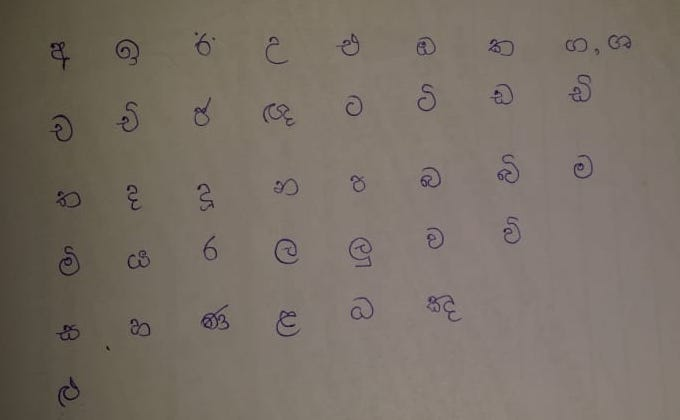
#> input picture imgs/second/wasthi.jpeg, 680 x 420 px
$ python pythoncontourtest.py   (Python 2 division)   (older library calls are emulated)
#> lines starting #> are read from the running program, lines starting #| are printed output that depends on the picture; after the words box and inside, x2 and y2 are one past the last pixel; in counts of white or black regions, pixels touching at a corner belong together
import cv2
import numpy as np
import os


name = 'wasthi'

path = 'imgs/second/'+name+'.jpeg'
img = cv2.imread(path,-1)
#> img is the input picture: shape (420, 680, 3); mean B, G, R 101.8, 111.4, 120.7
orginal = img.copy()
img = cv2.medianBlur(img,7)
# denoised = cv2.medianBlur(img,7)
img2 = img.copy()
# img2 = denoised
# cv2.imshow("original.jpeg",img)

gray = cv2.cvtColor(img2,cv2.COLOR_BGR2GRAY)
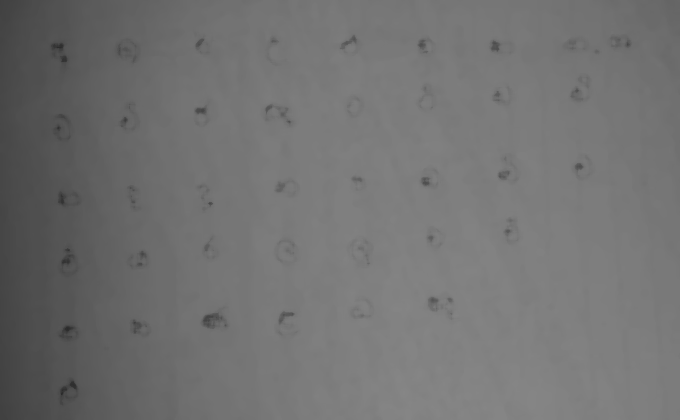
#> gray: shape (420, 680); min 43, max 134, mean 113.8

# ret, threshed_img = cv2.threshold(gray,127,255,cv2.THRESH_BINARY)
threshed_img = cv2.adaptiveThreshold(gray, 255, cv2.ADAPTIVE_THRESH_GAUSSIAN_C, \
                                          cv2.THRESH_BINARY_INV, 11, 2)
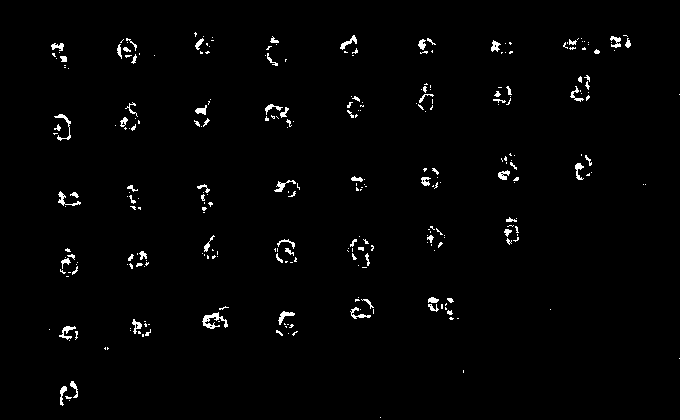
#> threshed_img: shape (420, 680); 1.6% white in thin lines or dots, all inside (x1, y1, x2, y2) = (49, 32, 680, 418)
# cv2.imshow("threshed",threshed_img)

threshed_img = cv2.dilate(threshed_img,(25,1),iterations=10)
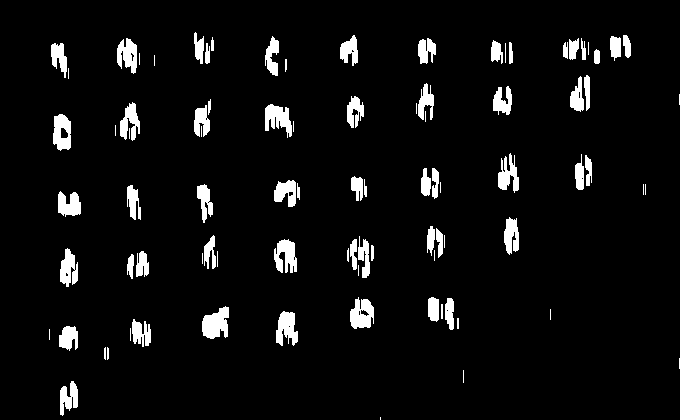
#> threshed_img: shape (420, 680); 5.7% white; 89 white regions (25 under 20 px)

# cv2.imshow("dilated",threshed_img)
image,contours,hier = cv2.findContours(threshed_img,cv2.RETR_TREE,cv2.CHAIN_APPROX_NONE)
#> contours = 103 contours, 44 with area under 20; largest, box (x1, y1, x2, y2) and area: (202, 306, 229, 339) 564, (350, 297, 374, 329) 510, (53, 114, 71, 151) 510, (265, 104, 292, 138) 460, (274, 239, 297, 273) 455

#
# black = np.zeros_like(img)
# cv2.imshow("black.jpg",black)

contours = sorted(contours,key=lambda ctr:cv2.boundingRect(ctr)[0])
#> contours = 103 contours, 44 with area under 20; largest, box (x1, y1, x2, y2) and area: (202, 306, 229, 339) 564, (53, 114, 71, 151) 510, (350, 297, 374, 329) 510, (265, 104, 292, 138) 460, (274, 239, 297, 273) 455

print(contours.__sizeof__().__str__() + "Size")
#| 872Size
index = 0

# print(hier)

rects = []

for cnt in contours:
    sole = hier[0][index][3]
    if cv2.contourArea(cnt) > 50:

        hull = cv2.convexHull(cnt)

        # img3 = img.copy()
        # black2 = black.copy()

        x,y,w,h = cv2.boundingRect(cnt)
        rect = (x,y,w,h)
        rects.append(cv2.boundingRect(cnt))

        # [11 lines of commented-out code are left out]
    index+=1
#> this loop made 103 passes
#> (sole, x, y, w, h) on passes 2, 3, 4, 5, 6, 7, 8, 14, 15, 16, 17, 21: (-1, 51, 43, 16, 35), (-1, 53, 114, 18, 37), (-1, 58, 191, 23, 26), (-1, 59, 326, 19, 25), (-1, 60, 381, 18, 35), (-1, 60, 248, 18, 39), (-1, 60, 127, 9, 12), (-1, 117, 38, 20, 36), (-1, 120, 102, 20, 39), (-1, 127, 254, 7, 25), (-1, 127, 185, 14, 35), (19, 132, 319, 19, 28)
#> sole on passes 1, 9, 10, 11, 12, 13: -1, -1, -1, -1, -1, 11
#> after the loop, index = 103; rects = 51 items, first 6: (51, 43, 16, 35), (53, 114, 18, 37), (58, 191, 23, 26), (59, 326, 19, 25), (60, 381, 18, 35), (60, 248, 18, 39)

# [4 lines of commented-out code are left out]
index = 0
os.mkdir(name,0755)
for (x,y,w,h) in rects:
    print x
    cv2.rectangle(img2,(x,y),(x+w,y+h),(0,255,0),2)
    index+=1
    croped = orginal[y:y+h,x:x+w]
    # cv2.imshow(index.__str__(),croped)
    cv2.imwrite(name+'/'+index.__str__()+'.jpeg',croped)
#> this loop made 51 passes
#> (x, y, w, h) on passes 1 to 12: (51, 43, 16, 35), (53, 114, 18, 37), (58, 191, 23, 26), (59, 326, 19, 25), (60, 381, 18, 35), (60, 248, 18, 39), (60, 127, 9, 12), (117, 38, 20, 36), (120, 102, 20, 39), (127, 254, 7, 25), (127, 185, 14, 35), (132, 319, 19, 28)
#| 51
#| 53
#| 58
#| 59
#| 60
#| 60
#| 60
#| 117
#> (further printed lines are left out)
#> pass 3, `croped = orginal[y:y+h,x:x+w]`:
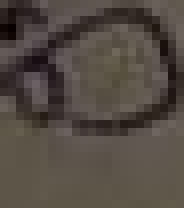
#> croped: shape (26, 23, 3) (shown 8 times larger); mean B, G, R 66.7, 74, 82.8
#> after the loop:
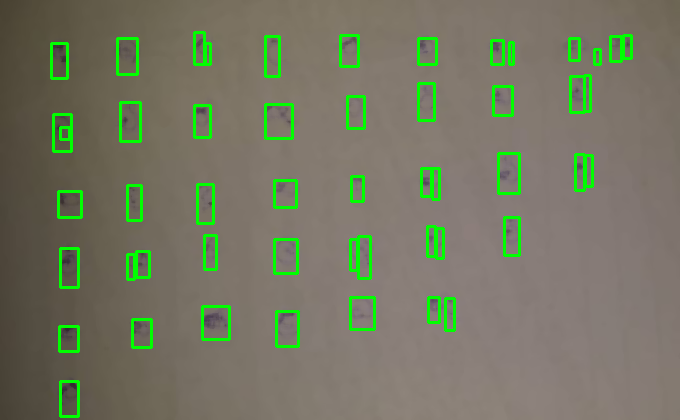
#> img2: shape (420, 680, 3); mean B, G, R 97.6, 118.8, 115.9
#> after the loop, index = 51

# cv2.imshow("original.jpg with",img2)
# cv2.waitKey(0)
# cv2.destroyAllWindows()

$ run again, with imgs/second/deda1.jpeg copied over imgs/second/wasthi.jpeg
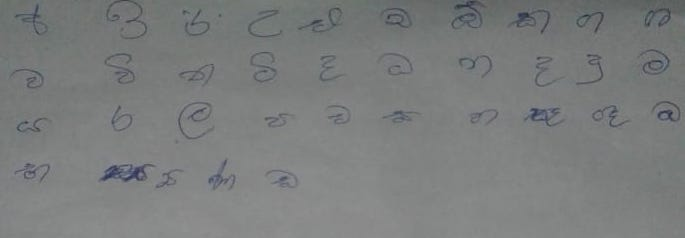
#> input picture imgs/second/deda1.jpeg, 685 x 238 px
#> img is the input picture: shape (238, 685, 3); mean B, G, R 124.7, 125, 122.7
#> `threshed_img = cv2.dilate(threshed_img,(25,1),iterations=10)`:
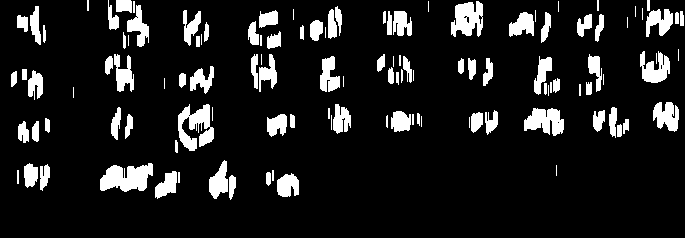
#> threshed_img: shape (238, 685); 11.7% white; 119 white regions (25 under 20 px)
#> contours = 126 contours, 45 with area under 20; largest, box (x1, y1, x2, y2) and area: (100, 163, 153, 192) 960, (178, 104, 214, 151) 816, (451, 1, 483, 37) 760, (524, 108, 564, 136) 668, (640, 51, 670, 83) 508
#| 1048Size
#> the loop `for cnt in contours:` made 126 passes
#> (sole, x, y, w, h) on passes 1, 3, 4, 6, 7, 8, 9, 10: (-1, 11, 71, 6, 16), (-1, 17, 15, 11, 17), (-1, 18, 121, 11, 22), (-1, 24, 163, 14, 25), (-1, 28, 70, 15, 30), (-1, 30, 6, 11, 39), (-1, 32, 121, 7, 21), (-1, 40, 164, 10, 27)
#> after the loop `for cnt in contours:`: index = 126; rects = 62 items, first 6: (11, 71, 6, 16), (17, 15, 11, 17), (18, 121, 11, 22), (24, 163, 14, 25), (28, 70, 15, 30), (30, 6, 11, 39)
#> the loop `for (x,y,w,h) in rects:` made 62 passes
#> (printed output is left out)
#> after the loop `for (x,y,w,h) in rects:`:
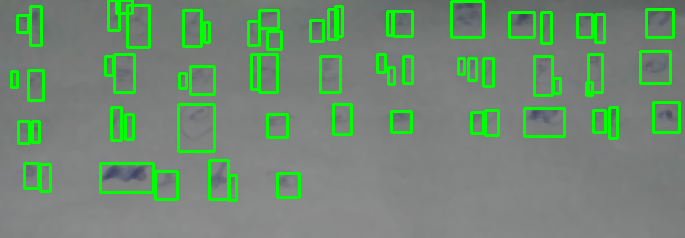
#> img2: shape (238, 685, 3); mean B, G, R 114.1, 137.7, 112.4
#> after the loop `for (x,y,w,h) in rects:`: index = 62

$ run again, with imgs/second/deda4.jpeg copied over imgs/second/wasthi.jpeg
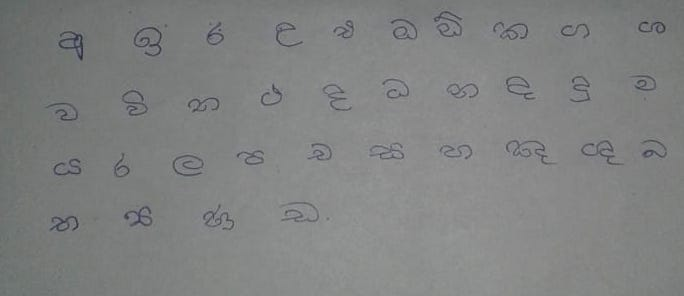
#> input picture imgs/second/deda4.jpeg, 684 x 296 px
#> img is the input picture: shape (296, 684, 3); mean B, G, R 129, 129.5, 127.9
#> `threshed_img = cv2.dilate(threshed_img,(25,1),iterations=10)`:
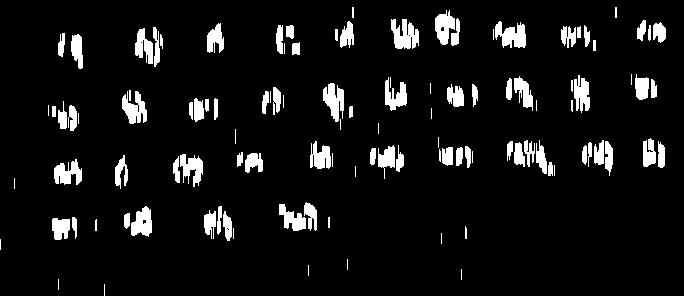
#> threshed_img: shape (296, 684); 7.8% white; 112 white regions (28 under 20 px)
#> contours = 119 contours, 45 with area under 20; largest, box (x1, y1, x2, y2) and area: (391, 19, 419, 49) 468, (495, 21, 526, 48) 462, (323, 83, 344, 122) 422, (122, 91, 147, 124) 418, (131, 206, 152, 237) 415
#| 1000Size
#> the loop `for cnt in contours:` made 119 passes
#> (sole, x, y, w, h) on passes 4, 6, 8, 9, 10, 11, 12, 16: (-1, 52, 218, 18, 22), (-1, 54, 159, 28, 26), (-1, 58, 101, 9, 28), (-1, 58, 33, 7, 24), (-1, 68, 105, 9, 26), (-1, 71, 34, 12, 35), (-1, 72, 217, 5, 22), (14, 115, 155, 13, 34)
#> after the loop `for cnt in contours:`: index = 119; rects = 63 items, first 6: (52, 218, 18, 22), (54, 159, 28, 26), (58, 101, 9, 28), (58, 33, 7, 24), (68, 105, 9, 26), (71, 34, 12, 35)
#> the loop `for (x,y,w,h) in rects:` made 63 passes
#> (printed output is left out)
#> after the loop `for (x,y,w,h) in rects:`:
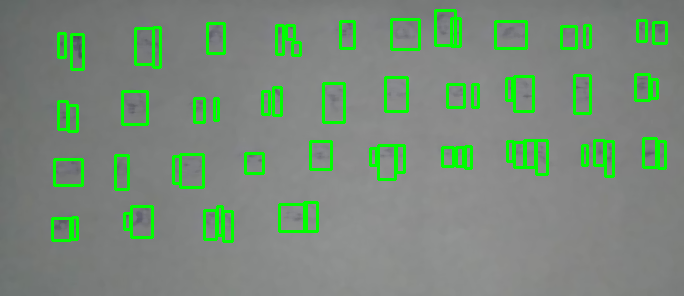
#> img2: shape (296, 684, 3); mean B, G, R 120.8, 138.7, 119.9
#> after the loop `for (x,y,w,h) in rects:`: index = 63
